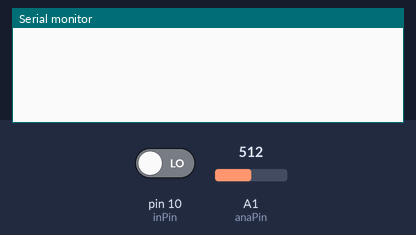
Simulated run of this sketch. Board: Arduino Uno, built with avr-gcc and run on an emulated ATmega328P. On the bench: the last lines printed to the serial monitor. The inputs (shaded band) are chosen by the test bench; at power-on: pin 10 (inPin) LOW, A1 (anaPin) = 512.

Above: at 1.2 s.
1.3 s: pin 10 (inPin) driven HIGH
At 1.41 s:
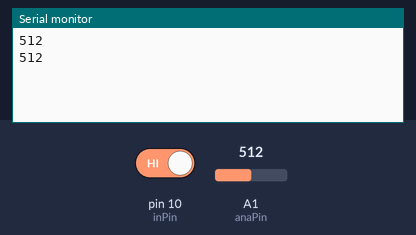
3.2 s: A1 (anaPin) set to 716
At 3.21 s:
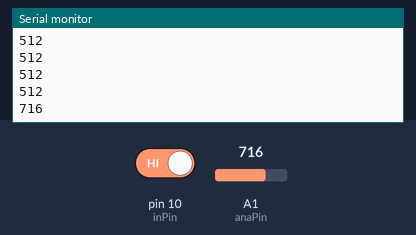
4.7 s: A1 (anaPin) set to 900
At 4.72 s:
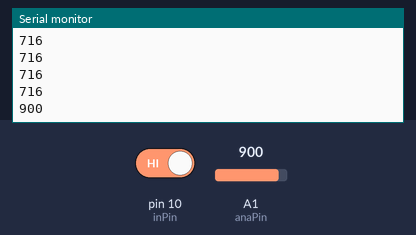
Timing chart, 0 to 7.7 s (numbered marks = the images above; inputs shaded):
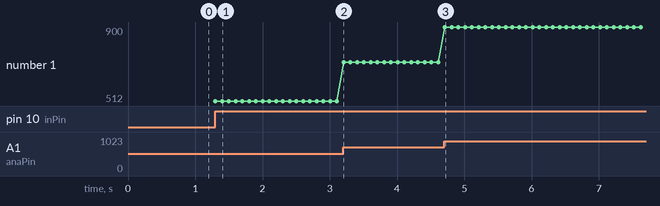

Measured:
- after the input at 1.3 s, the serial monitor: prints a new line at once (image 1)
- after the input at 3.2 s, the serial monitor: prints a new line at once (image 2)
- after the input at 4.7 s, the serial monitor: prints a new line at once (image 3)
- plotted number 1: 512 → 716 after the input at 3.2 s, 716 → 900 after the input at 4.7 s

The sketch:

q13.ino
```cpp
int anaPin = 1;
int inPin = 10;
int val = 0;
int lightVal = 0;

void setup()
{
    pinMode(inPin, INPUT);
    Serial.begin(9600);
}

void loop()
{
    val = digitalRead(inPin);

    if (val == HIGH)
    {
        lightVal = analogRead(anaPin);
        Serial.println(lightVal);
        delay(100);
    }
}
```
